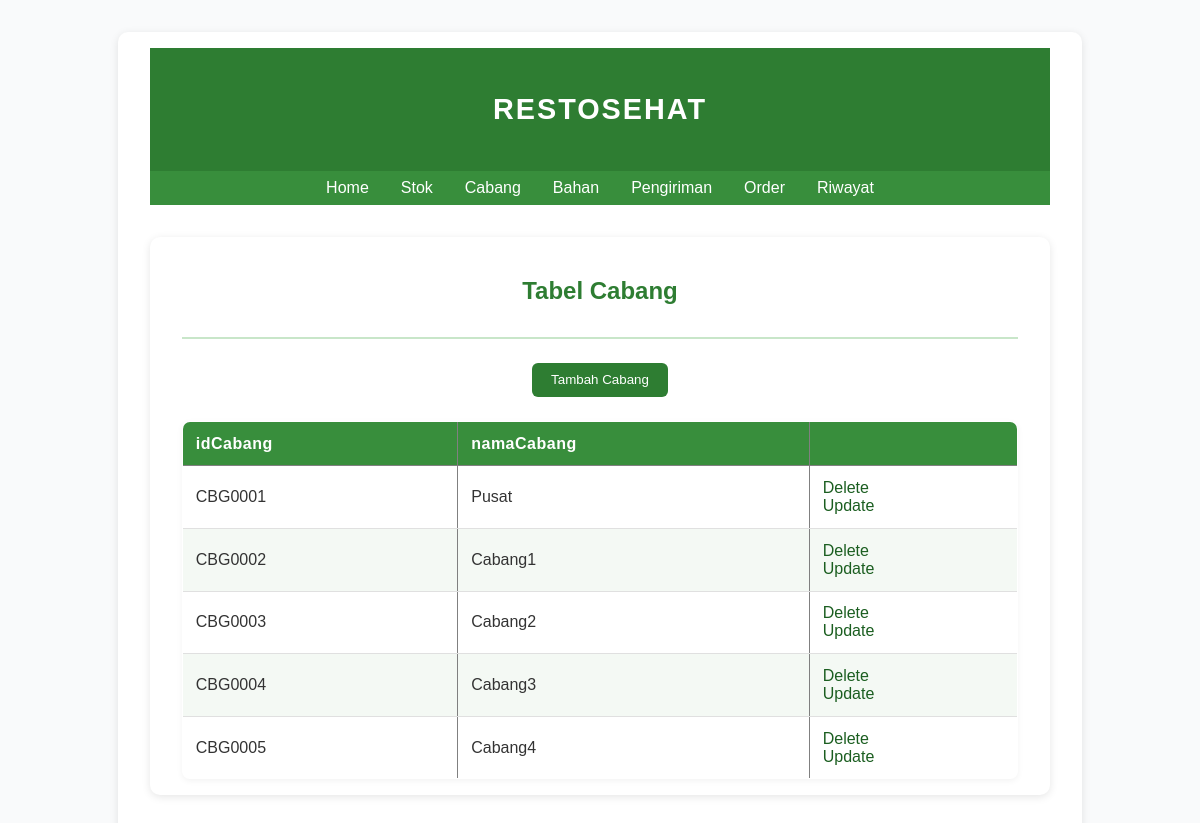
The page /cabang on the database its author committed.
### main.py (models this page shows, shortened)
class Cabang(db.Model):
    idPrefix = 'CBG'
    id = db.Column(db.String(5), primary_key=True)
    namaCabang = db.Column(db.String(25), nullable=False)
    stocks = db.relationship('Stock', backref='cabang', lazy=True, cascade="all, delete-orphan")
    riwayat = db.relationship('Riwayat', backref='cabang', lazy=True)

### main.py (the view)
@app.route("/cabang")
def cabang():
    chains = Cabang.query.order_by(Cabang.id).all()
    return render_template('cabang.html', chains=chains)

### templates/cabang.html (shortened to what this page needs)
{% extends 'base.html' %}
{% block body %}
<div class="content">
    <div class="head-name">
        <p>RESTOSEHAT</p>
    </div>
    <div class="navbar">
        <ul>
            <li><a href="/">Home</a></li>
            <li><a href="/stok">Stok</a></li>
            <li><a href="/cabang">Cabang</a></li>
            <li><a href="/bahan">Bahan</a></li>
            <li><a href="/pengiriman">Pengiriman</a></li>
            <li><a href="/order">Order</a></li>
            <li><a href="/riwayat">Riwayat</a></li>
        </ul>
    </div>
    <div class="content">
        <div class="head-content">
            <p>Tabel Cabang</p>
        </div>
        <div class="main-content">
            <a href="/tambah_cabang"><input type="button" value="Tambah Cabang"></a>
            {% if chains|length < 1 %}
            <h4>Kosong</h4>
            {% else %}
            <table border="1" cellspacing="0">
                <thead>
                    <tr>
                        <th>idCabang</th>
                        <th>namaCabang</th>
                        <th></th>
                    </tr>
                </thead>
                <tbody>
                    {% for chain in chains %}
                    <tr>
                        <td>{{ chain.id }}</td>
                        <td>{{ chain.namaCabang }}</td>
                        <td>
                            <a href="/delete_cabang/{{chain.id}}">Delete</a>
                            <br>
                            <a href="/update/{{chain.id}}">Update</a>
                        </td>
                    </tr>
                    {% endfor %}
                </tbody>
            </table>
            {% endif %}
        </div>
    </div>
</div>
{% endblock %}

### static/main.css (style rules this page uses)
body { margin: 0; padding: 0; font-family: 'Poppins', sans-serif; background-color: #f9fafb; color: #333; }
.head-name { background-color: #2e7d32; color: white; text-align: center; padding: 1rem 0; font-size: 1.8rem; font-weight: 600; letter-spacing: 2px; }
.navbar { background-color: #388e3c; padding: 0.5rem 0; }
.navbar ul { list-style: none; display: flex; justify-content: center; gap: 2rem; margin: 0; padding: 0; }
.navbar a { text-decoration: none; color: white; font-weight: 500; transition: 0.2s ease-in-out; }
.content { max-width: 900px; margin: 2rem auto; padding: 1rem 2rem; background-color: white; border-radius: 10px; box-shadow: 0 2px 8px rgba(0,0,0,0.1); }
.head-content { text-align: center; font-size: 1.5rem; font-weight: 600; color: #2e7d32; border-bottom: 2px solid #c8e6c9; padding-bottom: 0.5rem; margin-bottom: 1.5rem; }
.main-content { display: flex; flex-direction: column; align-items: center; gap: 1.5rem; }
.main-content input[type="button"] { background-color: #2e7d32; color: white; border: none; padding: 0.6rem 1.2rem; border-radius: 6px; font-weight: 500; cursor: pointer; transition: 0.2s ease-in-out; }
table { width: 100%; border-collapse: collapse; border-radius: 8px; overflow: hidden; box-shadow: 0 2px 6px rgba(0,0,0,0.05); }
th { background-color: #388e3c; color: white; text-align: left; padding: 0.8rem; font-weight: 600; letter-spacing: 0.5px; }
td { padding: 0.8rem; border-bottom: 1px solid #e0e0e0; }
tr:nth-child(even) { background-color: #f4f9f4; }
td a { text-decoration: none; color: #1b5e20; font-weight: 500; transition: color 0.2s ease-in-out; }

### rows shown on the page
Cabang: id "CBG0001", namaCabang "Pusat"
Cabang: id "CBG0002", namaCabang "Cabang1"
Cabang: id "CBG0003", namaCabang "Cabang2"
Cabang: id "CBG0004", namaCabang "Cabang3"
Cabang: id "CBG0005", namaCabang "Cabang4"
